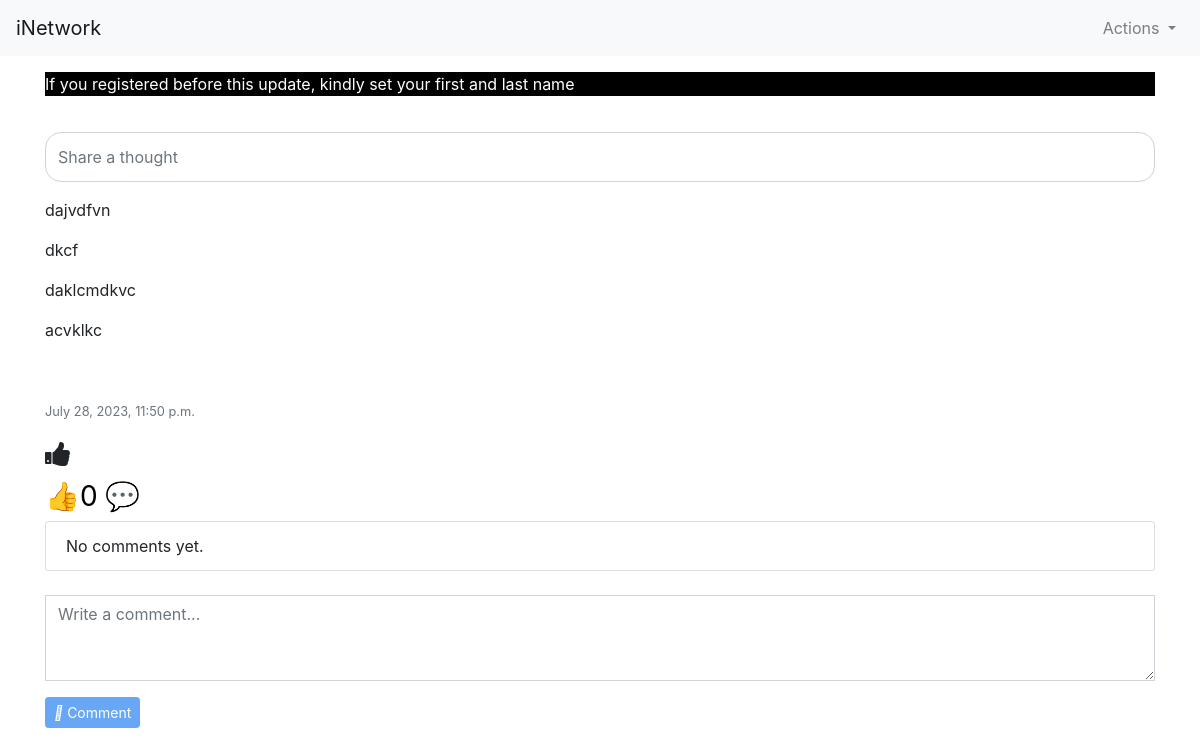
Page /groups/2/ (signed in) on the earlier database version.
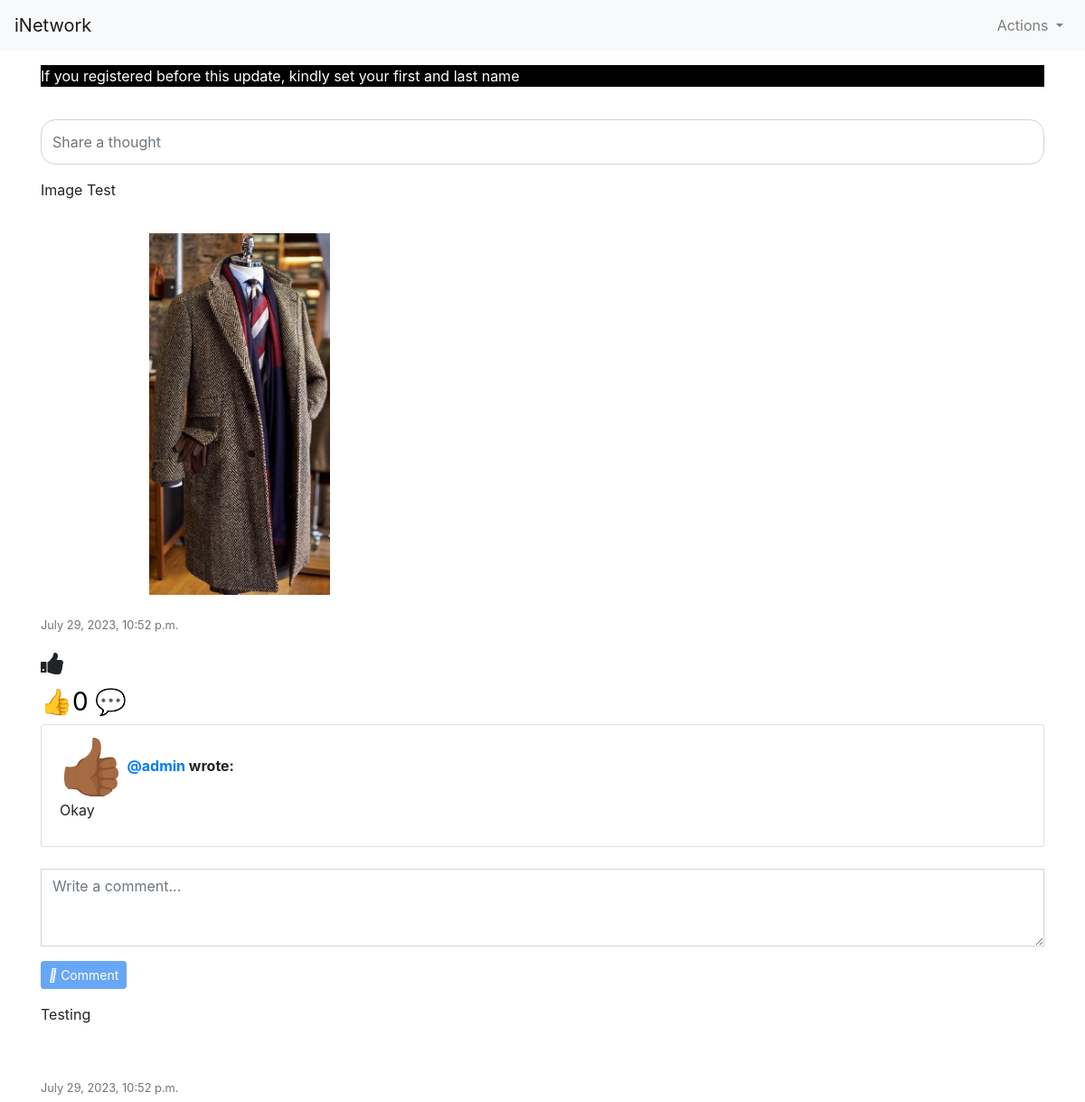
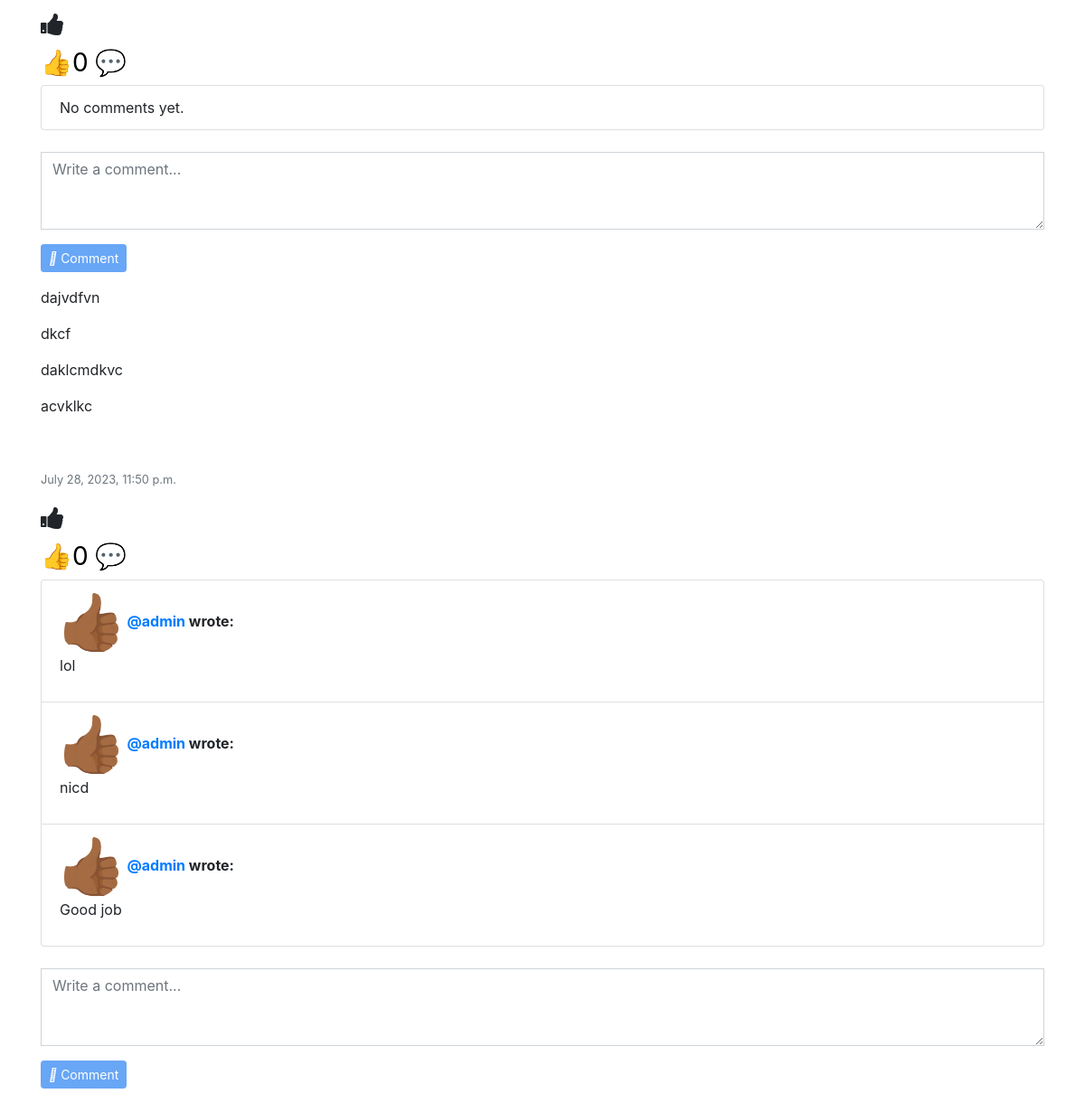
Same page on the later database version (2 pictures, top to bottom).
### minsocial/models.py (models this page shows, shortened)
class GroupPost(models.Model):
    group = models.ForeignKey(Group, on_delete=models.CASCADE, related_name="group_posts")
    user = models.ForeignKey(User, on_delete=models.CASCADE, blank=True, null=True, related_name="group_post_user")
    postContent = models.TextField(blank=True)
    timestamp = models.DateTimeField(auto_now_add=True)
    post_image = models.ImageField(upload_to='post_image/', null=True, blank=True)

class GroupComment(models.Model):
    author = models.ForeignKey(User, on_delete=models.CASCADE, blank=True, null=True, related_name="group_userComment")
    post = models.ForeignKey(GroupPost, on_delete=models.CASCADE, blank=True, null=True, related_name="group_postComment")
    message = models.CharField(max_length=10000)

class User(AbstractUser):
    profile_pics = models.ImageField(upload_to='profile_pics/', null=True, blank=True)
    phone_number = models.CharField(max_length=20, null=True, blank=True)
    about = models.TextField(null=True, blank=True)

### minsocial/views.py (the view)
# urls.py: path('groups/<int:group_id>/', views.group_detail, name='group_detail'),
@login_required
def group_detail(request, group_id):
    group = get_object_or_404(Group, pk=group_id)
    group_posts = GroupPost.objects.filter(group=group).order_by("-timestamp").select_related("user")
    paginator = Paginator(group_posts, 10)
    page_number = request.GET.get('page')
    page_group_posts = paginator.get_page(page_number)
    post_ids = group_posts.values_list('id', flat=True)
    comments = GroupComment.objects.filter(post__in=post_ids)
    user = request.user
    profile_pics = user.profile_pics
    is_group_member = group.members.filter(id=user.id).exists()
    return render(request, "network/group_detail.html", {
        "group": group,
        "group_posts": group_posts,
        "page_group_posts": page_group_posts,
        "profile_pics": profile_pics,
        "comments": comments,
        "group_id": group_id,
        "is_group_member": is_group_member,
    })

### minsocial/templatetags/my_filters.py (called while the page is built)
@register.filter
def split_paragraphs(value):
    return value.split('\n')

### minsocial/templates/network/group_detail.html (shortened to what this page needs)
{% extends "network/layout.html" %}
{% load custom_tags %}
{% load my_filters %}
{% load static %}
{% block body %}
<div class="container">
    {% if user.is_authenticated %}
    <p style="background-color: black; color: white;">If you registered before this update, kindly set your first and last name</p>
      <div class="input-group mb-3" id="create-post-field-container">
        <input style="margin-top: 20px; height: 50px; border-radius: 1rem;" type="text" id="create-post-field" class="form-control" placeholder="Share a thought" onclick="openModal()">
      </div>
    {% endif %}
    {% for posts in page_group_posts %}
    <div class="card-text" id="content_{{ posts.id }}">
      {% for paragraph in posts.postContent|split_paragraphs %}
      <p>{{ paragraph|urlize }}</p>
      {% endfor %}
      <div class="card-body">
        {% if posts.post_image %}
          <div class="image-container">
            <img src="{{ posts.post_image.url }}" class="img-fluid desktop-image" alt="Post Image">
          </div>
        {% endif %}
      </div>
    </div>
    <p class="card-text"><small class="text-muted">{{ posts.timestamp }}</small></p>
    {% include "network/group_likes.html" %}
      <ul class="list-group">
        {% for comment in posts.group_postComment.all %}
          <li class="list-group-item">
            {% if comment.author.profile_pics %}
              <a href="{% url 'profile' user_id=comment.author.id %}">
                <img src="{{ comment.author.profile_pics.url }}" class="rounded-circle" width="70" height="70">
              </a>
            {% else %}
              <a href="{% url 'profile' user_id=comment.author.id %}">
                <img src="/media/post_image/hand.gif" class="rounded-circle" width="70" height="70">
              </a>
            {% endif %}
            <strong><a href="{% url 'profile' user_id=comment.author.id %}">@{{ comment.author.username }}</a> wrote:</strong>
            <div class="card-text" id="content_{{ comment.id }}">
              {% for paragraph in comment.message|split_paragraphs %}
                <p>{{ paragraph|urlize }}</p>
              {% endfor %}
            </div>
          </li>
        {% empty %}
          <li class="list-group-item">No comments yet.</li>
        {% endfor %}
      </ul>
      <br>
      <form action="{% url 'group_addComment' post_id=posts.id %}" method="POST">
        <div class="form-group">
          <span class="comment-field">
            <textarea type="text" id="new-comment" name="newComment" class="form-control rounded-0 shadow-none" rows="3" placeholder="Write a comment..."></textarea>
          </span>
        </div>
        <div class="form-group">
          <span class="btn-comment">
            <button type="submit" class="btn btn-primary btn-sm" style="background-color: #1877f2; border-color: #1877f2;" id="comment-btn">
              <i class="fas fa-paper-plane"></i> Comment
            </button>
          </span>
        </div>
      </form>
{% endfor %}
{% endblock %}

### minsocial/templates/network/layout.html (shortened to what this page needs)
{% load static %}
<!DOCTYPE html>
<html lang="en">
<head>
    <link rel="stylesheet" href="https://stackpath.bootstrapcdn.com/bootstrap/4.4.1/css/bootstrap.min.css"
>
    <link href="{% static 'network/styles.css' %}" rel="stylesheet">
    <link rel="stylesheet" href="https://cdnjs.cloudflare.com/ajax/libs/font-awesome/4.7.0/css/font-awesome.min.css">
</head>
<body>
    <nav class="navbar navbar-expand-lg navbar-light bg-light">
        <a class="navbar-brand" href="{% url 'index' %}">iNetwork</a>
        <div class="collapse navbar-collapse" id="navbarNav">
            <ul class="navbar-nav ml-auto">
                <li class="nav-item dropdown">
                    <a class="nav-link dropdown-toggle" href="#" id="navbarDropdown" role="button"
                        data-toggle="dropdown" aria-haspopup="true" aria-expanded="false">
                        Actions
                    </a>
                </li>
            </ul>
        </div>
    </nav>
    <div class="body">
        {% block body %}{% endblock %}
    </div>
</body>
</html>

### minsocial/templates/network/group_likes.html (shortened to what this page needs)
{% load custom_tags %}
{% load my_filters %}
{% load static %}
<div class="img-fluid react_space" id="react_space">
  <h3 class="like-btn" data-post-id="{{ posts.id }}"><i class="fa fa-thumbs-up"></i></h3>
  {% with total_count=posts.group_postLove.count|add:posts.group_postHaha.count|add:posts.group_postSad.count|add:posts.group_postShock.count|add:posts.group_post_like.count %}
  {% if posts.group_post_like.count > 0 and posts.group_postHaha.count < 1 and posts.group_postSad.count < 1 and posts.group_postLove.count < 1 and posts.group_postShock.count < 1 %}
      <h3 onclick="opensModal('{{ posts.id }}')"><button class="like-button">👍 {{ total_count }}</button> 💬 {{ posts.group_comment.count }}</h3>
  {% elif posts.group_post_like.count < 1 and posts.group_postHaha.count < 1 and posts.group_postSad.count < 1 and posts.group_postLove.count > 0 and posts.group_postShock.count < 1 %}
      <h3 onclick="opensModal('{{ posts.id }}')"><button class="like-button">❤️ {{ total_count }}</button> 💬 {{ posts.group_comment.count }}</h3>
  {% elif posts.group_post_like.count < 1 and posts.group_postHaha.count < 1 and posts.group_postSad.count > 0 and posts.group_postLove.count < 1 and posts.group_postShock.count < 1 %}
      <h3 onclick="opensModal('{{ posts.id }}')"><button class="like-button">😢 {{ total_count }}</button> 💬 {{ posts.group_comment.count }}</h3>
  {% elif posts.group_post_like.count < 1 and posts.group_postHaha.count > 0 and posts.group_postSad.count < 1 and posts.group_postLove.count < 1 and posts.group_postShock.count < 1 %}
      <h3 onclick="opensModal('{{ posts.id }}')"><button class="like-button">😂{{ total_count }}</button> 💬 {{ posts.group_comment.count }}</h3>
  {% elif posts.group_post_like.count < 1 and posts.group_postHaha.count < 1 and posts.group_postSad.count < 1 and posts.group_postLove.count < 1 and posts.group_postShock.count > 0 %}
      <h3 onclick="opensModal('{{ posts.id }}')"><button class="like-button">😲{{ total_count }}</button> 💬 {{ posts.group_comment.count }}</h3>
  {% elif posts.group_post_like.count > 0 and posts.group_postHaha.count < 1 and posts.group_postSad.count > 0 and posts.group_postLove.count < 1 and posts.group_postShock.count < 1 %}
      <h3 onclick="opensModal('{{ posts.id }}')"><button class="like-button">👍😢{{ total_count }}</button> 💬 {{ posts.group_comment.count }}</h3>
  {% elif posts.group_post_like.count > 0 and posts.group_postHaha.count > 0 and posts.group_postSad.count < 1 and posts.group_postLove.count < 1 and posts.group_postShock.count < 1 %}
      <h3 onclick="opensModal('{{ posts.id }}')"><button class="like-button">👍😂{{ total_count }}</button> 💬 {{ posts.group_comment.count }}</h3>
  {% elif posts.group_postLove.count > 0 and posts.group_postHaha.count > 0 and posts.group_postShock.count > 0 and posts.group_post_like.count > 0 and posts.group_postSad.count < 1%}
      <h3 onclick="opensModal('{{ posts.id }}')"><button class="like-button">👍❤️😂😮{{ total_count }}</button> 💬 {{ posts.group_comment.count }}</h3>
  {% elif posts.group_postLove.count > 0 and posts.group_postHaha.count < 1 and posts.group_postShock.count < 1 and posts.group_post_like.count > 0 and posts.group_postSad.count < 1%}
      <h3 onclick="opensModal('{{ posts.id }}')"><button class="like-button">👍❤️{{ total_count }}</button> 💬 {{ posts.group_comment.count }}</h3>
  {% elif posts.group_postLove.count > 0 and posts.group_postHaha.count > 0 and posts.group_postShock.count > 0 and posts.group_post_like.count > 0 and posts.group_postSad.count > 0%}
      <h3 onclick="opensModal('{{ posts.id }}')"><button class="like-button">👍❤️😂😮😢{{ total_count }}</button> 💬 {{ posts.group_comment.count }}</h3>
  {% else %}
      <h3 onclick="opensModal('{{ posts.id }}')"><button class="like-button">👍{{ total_count }}</button> 💬 {{ posts.group_comment.count }}</h3>
  {% endif %}
{% endwith %}

### minsocial/static/network/styles.css (style rules this page uses)
.like-button { background: none; border: none; padding: 0; }
.image-container { max-width: 100%; max-height: 100%; overflow: hidden; }
.desktop-image { width: 100%; height: auto; max-width: 400px; max-height: 400px; object-fit: contain; }

Differences in the rows shown:
added GroupPost: postContent "Image Test", post_image (picture), timestamp "July 29, 2023, 10:52 p.m.", group_postLove "0"
added GroupComment: author.username "admin", message "Okay", shown under "July 29, 2023, 10:52 p.m."
added GroupPost: postContent "Testing", timestamp "July 29, 2023, 10:52 p.m.", group_postLove "0"
shown differently, row unchanged: GroupPost "July 28, 2023, 11:50 p.m.": no longer shows "No comments yet."
added GroupComment: author.username "admin", message "lol", shown under GroupPost "July 28, 2023, 11:50 p.m."
added GroupComment: author.username "admin", message "nicd", shown under GroupPost "July 28, 2023, 11:50 p.m."
added GroupComment: author.username "admin", message "Good job", shown under GroupPost "July 28, 2023, 11:50 p.m."
